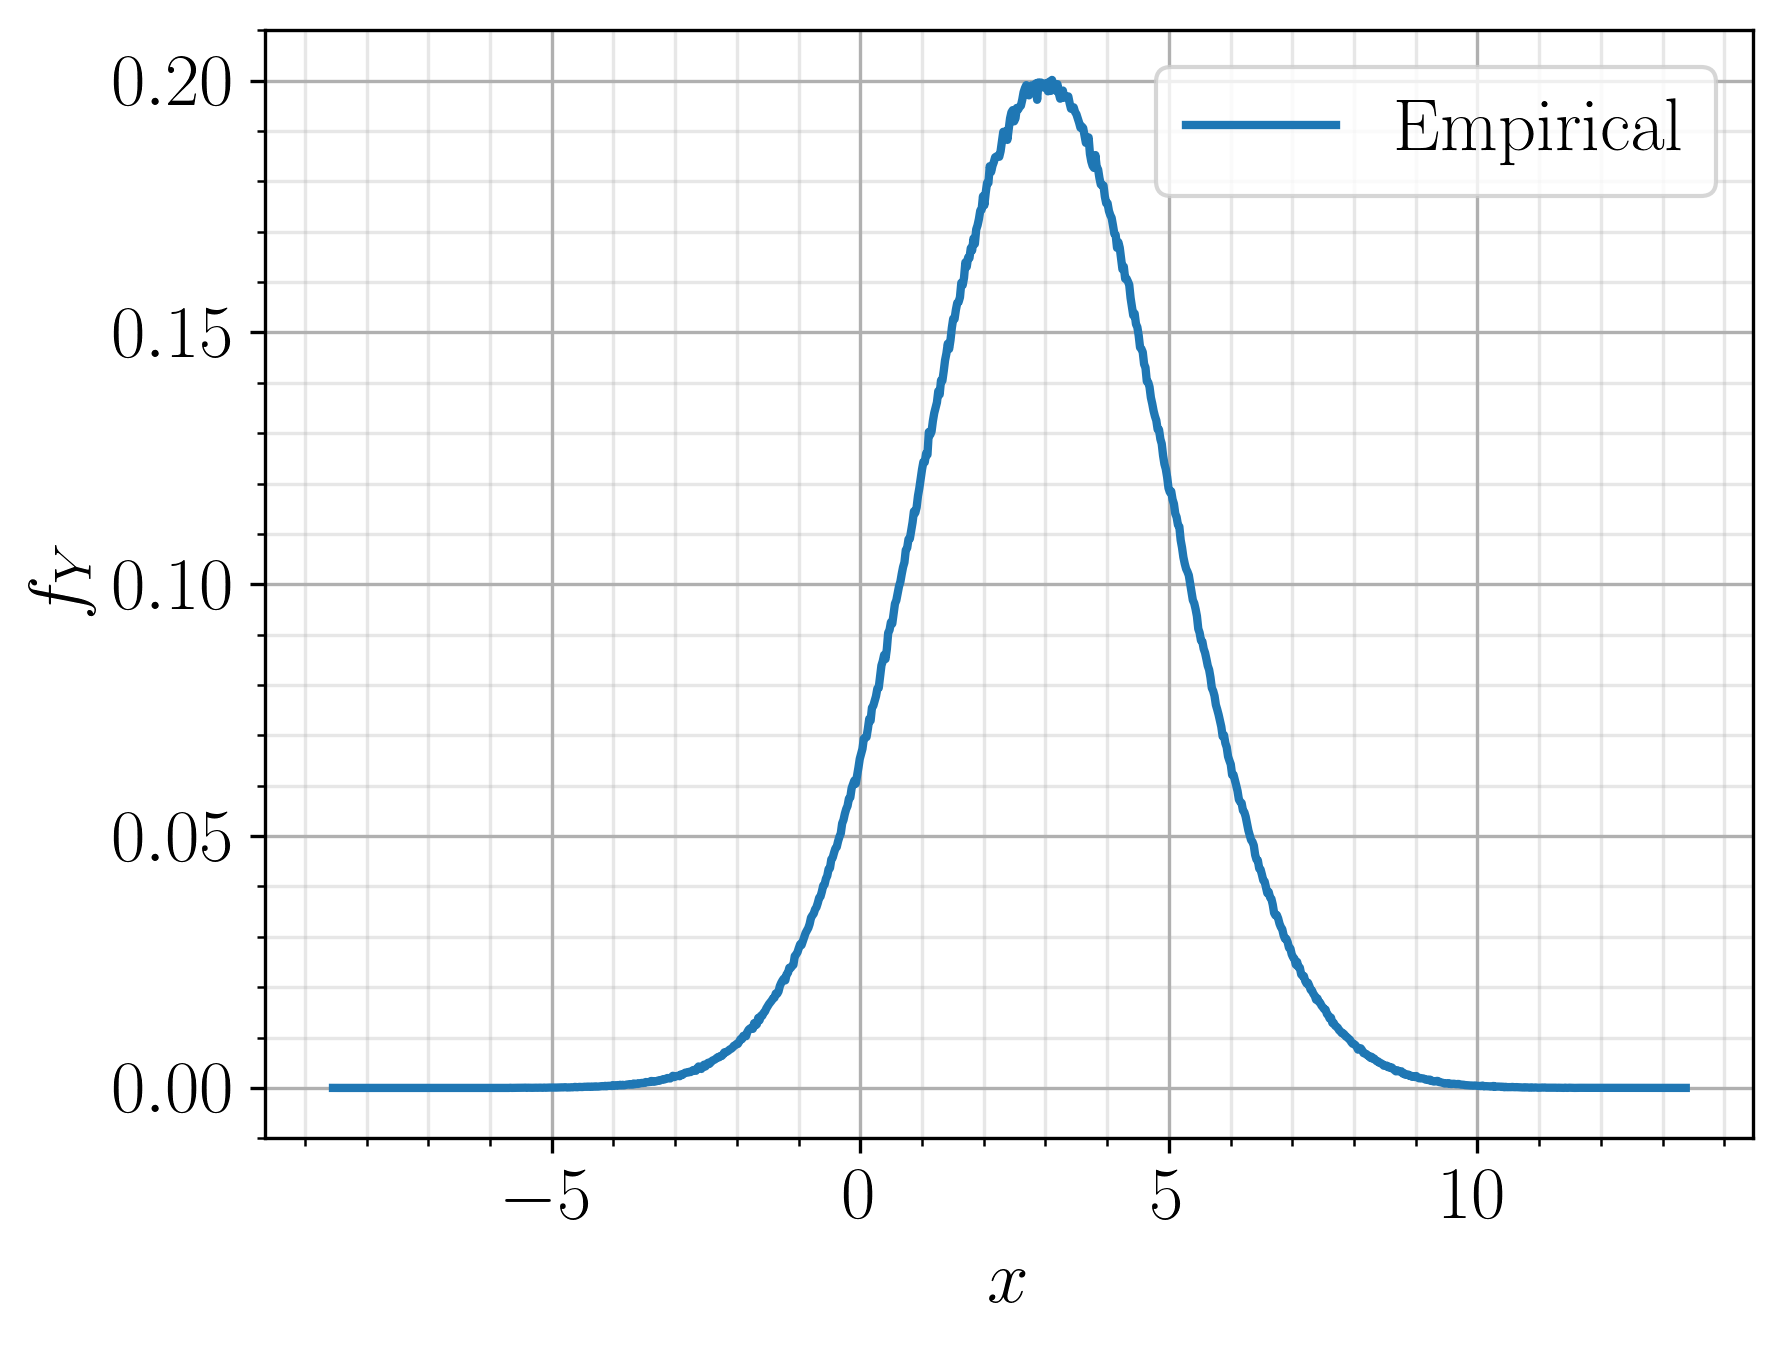

Recreate this plot in Python.
from os.path import basename
import matplotlib.pyplot as plt
import numpy as np
from matplotlib import rc

def pdf_empirical_evaluation(x, nbins):
    if not nbins:
        nbins = 1000

    h, bins_centers, patches = plt.hist(x, nbins)
    bin_width = bins_centers[1:] - bins_centers[:len(bins_centers) - 1]
    bin_width = np.mean(bin_width)
    epdf = (h/len(x))/bin_width

    return epdf, bins_centers

if __name__ == "__main__":
    # I hate small fonts!
    rc('font', **{'size': 18})
    rc('font', **{'family':'serif', 'serif':['Arial']})
    rc('text', usetex=True) # requires LaTeX!!!
    plt.close('all')
    plt.ion() # interactive

    trials = int(1e7)
    var = 1
    m = 0
    x = np.random.normal(loc=3, scale=4**0.5, size=trials)

    y = 2*x - 6

    epdf, bins_centers = pdf_empirical_evaluation(y, nbins=1000)

    plt.clf()
    plt.plot(bins_centers[:len(epdf)], epdf, label='Empirical', linewidth=2)
    # plt.plot(bins_centers[:len(epdf)], 1/15 * np.ones(bins_centers[:len(epdf)].shape), label='Theoretical', linewidth=2)
    plt.xlabel('$x$')
    plt.ylabel('$f_Y$')
    plt.minorticks_on()
    plt.grid(which='major',)
    plt.grid(which='minor', alpha=0.3)
    plt.legend()
    plt.show()

    img_fname = basename(__file__).replace('py', 'png')
    plt.savefig(img_fname, dpi=300, bbox_inches='tight')
